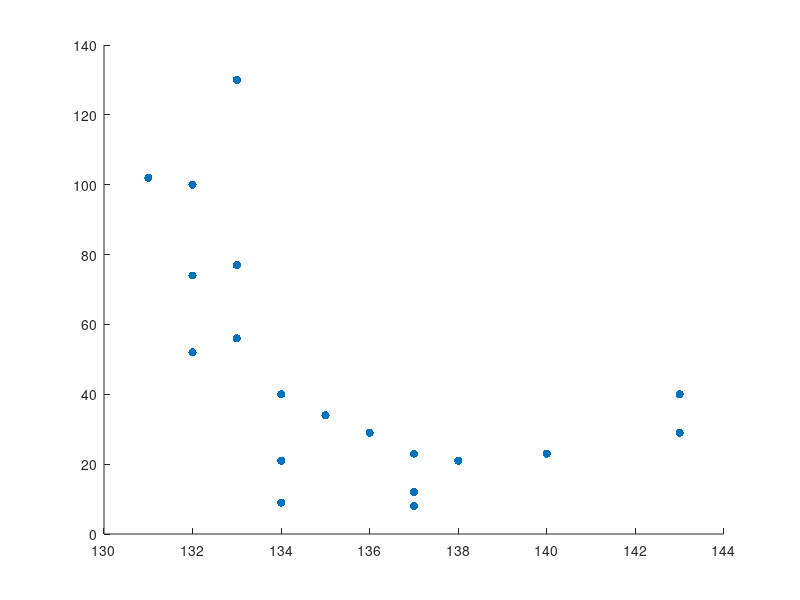

Here is the MATLAB script that generated this plot: (Note: this script raises an error after producing the figure.)
% File to plot the results
clear all;
close all;

% Measured Positions:
    % Bat 
%     X1 = [111,111,112,113,113,112,110,108,106,104,103,102,101,101,102,102,103,105,105,106];
%     Y1 = [153,159,164,168,173,175,175,174,169,163,154,148,143,143,145,152,158,164,171,174];
    
%     % Ball 
    X1 = [143,143,140,138,137,136,134,133,133,131,133,132,132,132,135,134,137,137,134,137];
    Y1 = [40,29,23,21,23,29,40,56,77,102,130,100,74,52,34,21,12,8,9,12];

% % Real Positions:
%     % Bat 
%     X2 = [111,113,113,115,115,113,111,109,107,105,103,103,103,103,103,105,105,105,105,107];
%     Y2 = [149,153,159,163,167,171,171,169,165,159,151,143,139,139,141,147,153,161,165,169];

%     % Ball 
    X2 = [142,141,140,140,139,137,136,134,133,131,131,132,131,133,134,135,135,135,136,136];
    Y2 = [42,31,24,21,23,30,42,59,81,112,135,105,79,55,36,22,13,9,9,13];

hold on;
s1 = scatter((X1),(Y1),'filled','g');
% s1.MarkerEdgeColor = 'b';
s1.MarkerEdgeColor = 'g';
s2 = scatter((X2),(Y2),'filled');
% s2.MarkerEdgeColor = 'r';
s2.MarkerEdgeColor = 'm';


% Pick your axes HERE             <------ 2
% title('Bat Trajectory');
title('Ball Trajectory');
xlabel('X coordinates   -   (nb of pixels)') ;
ylabel('Y coordinates   -   (nb of pixels)') ;

% Choose your Xmin & Xmax HERE    <------ 3
xMin = 50;
xMax = 200;
xlim([xMin xMax]);
yMin = 0;
yMax = 150;
ylim([yMin yMax]);

for i = 1:(length(X1)-1)
    x1 = (X1(i));
    y1 = (Y1(i));
    x2 = (X1(i+1));
    y2 = (Y1(i+1));
%     plot([x1,x2], [y1, y2], 'b-', 'LineWidth', 2);
    plot([x1,x2], [y1, y2], 'g-', 'LineWidth', 2);
    set(gca,'FontSize',20)
end

for i = 1:(length(X2)-1)
    x1 = (X2(i));
    y1 = (Y2(i));
    x2 = (X2(i+1));
    y2 = (Y2(i+1));
%     plot([x1,x2], [y1, y2], 'r-', 'LineWidth', 2);
    plot([x1,x2], [y1, y2], 'm-', 'LineWidth', 2);
    set(gca,'FontSize',20)
end
